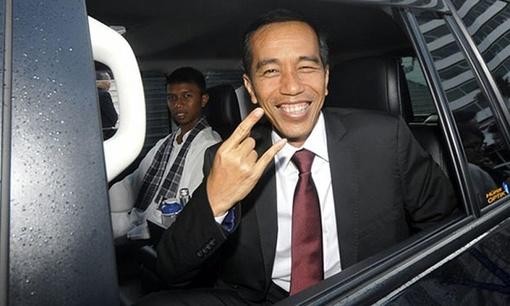
#> input picture Faces/jokowi/1.jpg, 510 x 306 px, shrunk from 768 x 461 before the run, found by its file name; its folder holds only this picture in this run
$ python faces_train.py
#> lines starting #> are read from the running program, lines starting #| are printed output that depends on the picture
import os
import cv2 as cv
import numpy as np

people = ['jokowi', 'megawati', 'messi', 'ronaldo', 'windah']
DIR = r'C:\Users\Asus p1412Ce\OneDrive\Documents\#Folder\open cv latihan\Faces'

haar_cascade = cv.CascadeClassifier('haar_face.xml')

features = []
lables = []

def create_train():
    for person in people:
        path = os.path.join(DIR, person)
        lable = people.index(person)

        for img in os.listdir(path):
            img_path = os.path.join(path,img)

            img_array = cv.imread(img_path)
#> img_array is the input picture: shape (306, 510, 3); mean B, G, R 81.4, 80.5, 82.1
            gray = cv.cvtColor(img_array, cv.COLOR_BGR2GRAY)
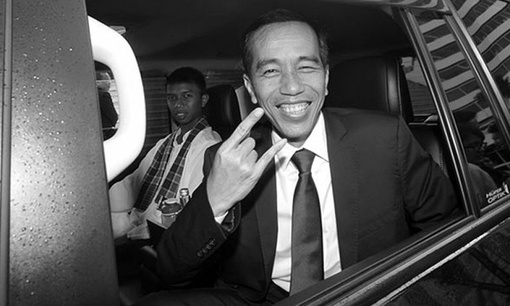
#> gray: shape (306, 510); min 0, max 255, mean 81.1


            faces_rect = haar_cascade.detectMultiScale(gray, scaleFactor=1.1, minNeighbors=5)
#> faces_rect = [[158, 80, 44, 44], [242, 32, 93, 93]]

            for (x,y,w,h) in faces_rect:
                faces_roi = gray[y:y+h, x:x+w]
                features.append(faces_roi)
                lables.append(lable)
#> this loop made 2 passes
#> pass 1, in create_train, `faces_roi = gray[y:y+h, x:x+w]`:
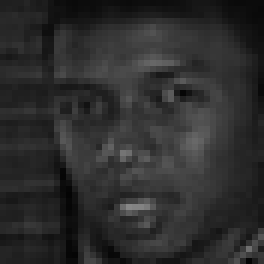
#> faces_roi: shape (44, 44) (shown 6 times larger); min 4, max 135, mean 45.1
#> pass 2, in create_train, `faces_roi = gray[y:y+h, x:x+w]`:
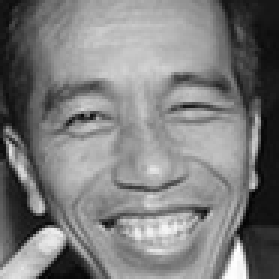
#> faces_roi: shape (93, 93) (shown 3 times larger); min 2, max 255, mean 124.9
#> after the loop, features = 2 items; lables = [0, 0]
#> pass 2 of the loop in create_train, `for person in people:`:
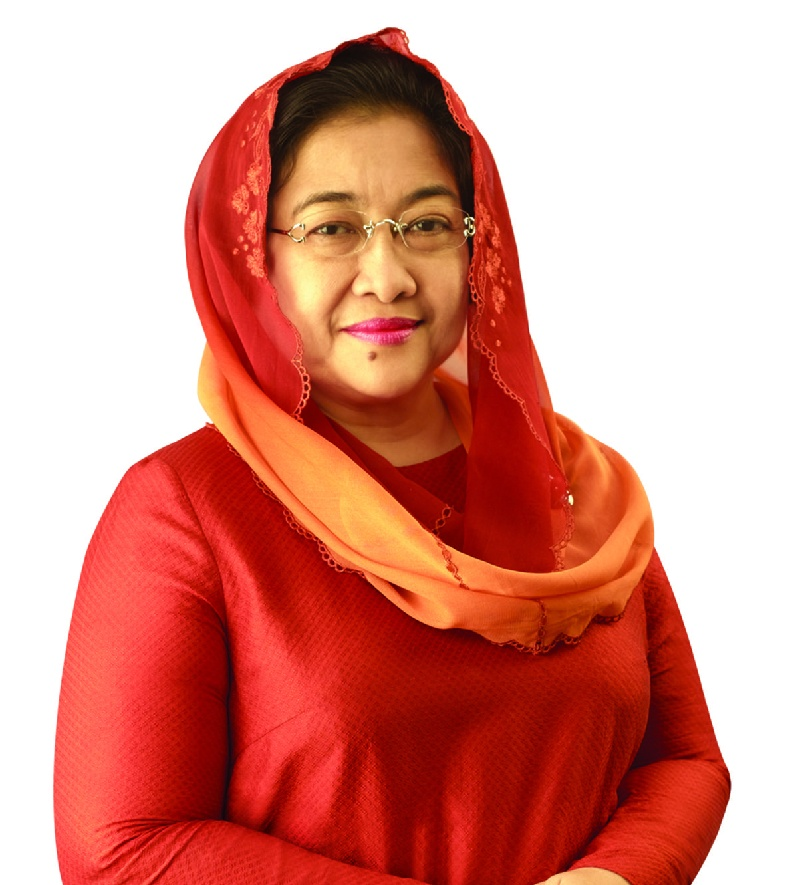
#> input picture Faces/megawati/1.jpg, 798 x 885 px, shrunk from 1200 x 1331 before the run, found by its file name
#> in create_train, img_array is the input picture: shape (885, 798, 3); mean B, G, R 132.6, 144.2, 218.4
#> in create_train, `gray = cv.cvtColor(img_array, cv.COLOR_BGR2GRAY)`:
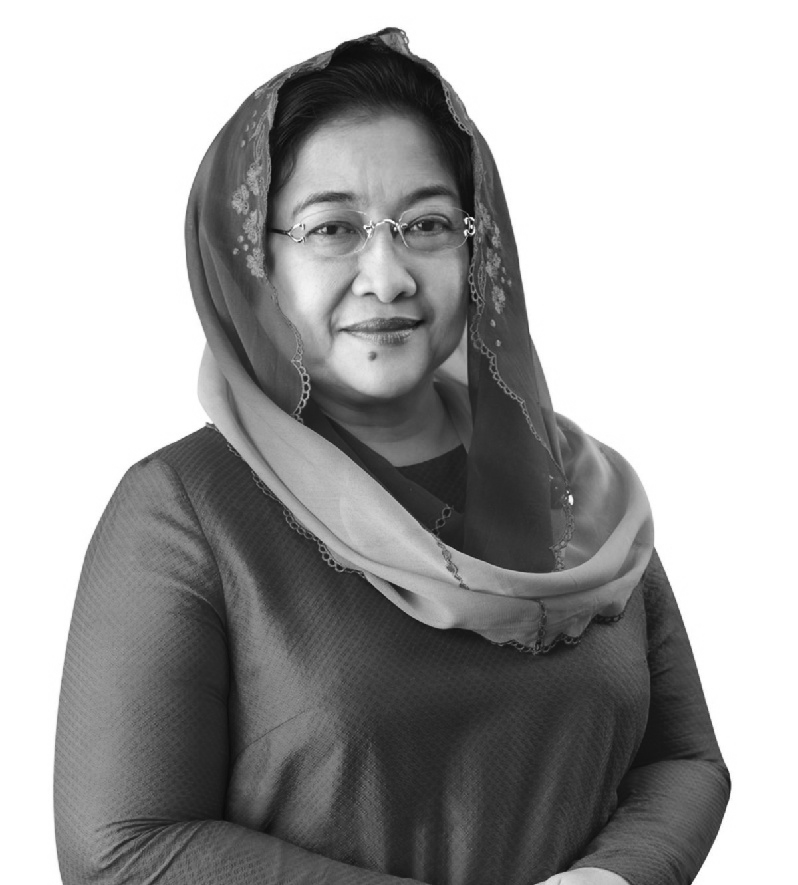
#> gray: shape (885, 798); min 5, max 255, mean 165.1
#> faces_rect = [[243, 126, 264, 264]]
#> the loop in create_train, `for (x,y,w,h) in faces_rect:` made 1 pass
#> pass 1, in create_train, `faces_roi = gray[y:y+h, x:x+w]`:
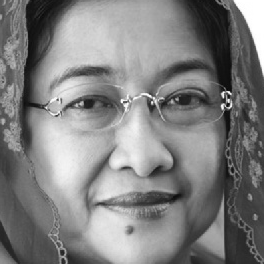
#> faces_roi: shape (264, 264); min 5, max 255, mean 128.3
#> after the loop in create_train, `for (x,y,w,h) in faces_rect:`: features = 3 items; lables = [0, 0, 1]

#> (the run stopped early here; a loop or call above may not have finished)
